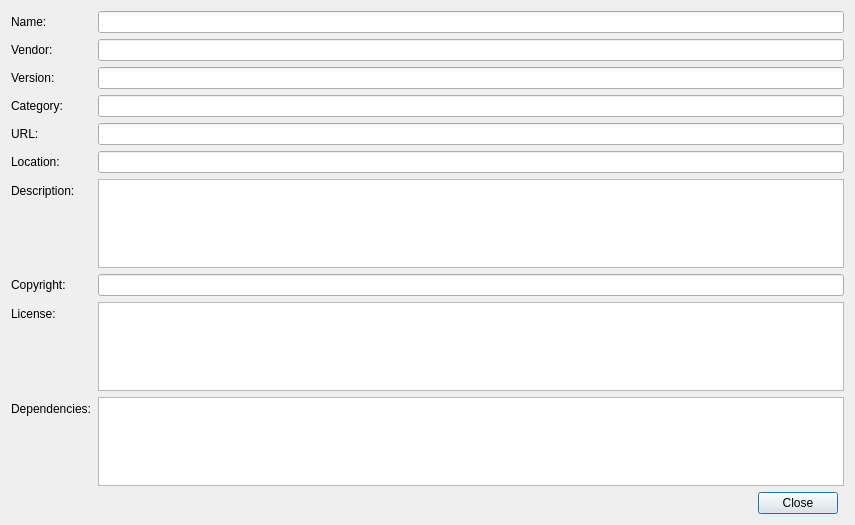
<?xml version="1.0" encoding="UTF-8"?>
<ui version="4.0">
 <class>Nedrysoft::ComponentSystem::ComponentDetailsDialog</class>
 <widget class="QDialog" name="Nedrysoft::ComponentSystem::ComponentDetailsDialog">
  <property name="geometry">
   <rect>
    <x>0</x>
    <y>0</y>
    <width>855</width>
    <height>525</height>
   </rect>
  </property>
  <property name="windowTitle">
   <string>Component Details</string>
  </property>
  <layout class="QGridLayout" name="gridLayout">
   <item row="0" column="0" rowspan="2" colspan="2">
    <layout class="QFormLayout" name="formLayout">
     <property name="fieldGrowthPolicy">
      <enum>QFormLayout::ExpandingFieldsGrow</enum>
     </property>
     <item row="0" column="0">
      <widget class="QLabel" name="nameLabel">
       <property name="text">
        <string>Name:</string>
       </property>
      </widget>
     </item>
     <item row="0" column="1">
      <widget class="QLineEdit" name="nameLineEdit">
       <property name="readOnly">
        <bool>true</bool>
       </property>
      </widget>
     </item>
     <item row="1" column="0">
      <widget class="QLabel" name="vendorLabel">
       <property name="text">
        <string>Vendor:</string>
       </property>
      </widget>
     </item>
     <item row="1" column="1">
      <widget class="QLineEdit" name="vendorLineEdit">
       <property name="readOnly">
        <bool>true</bool>
       </property>
      </widget>
     </item>
     <item row="2" column="0">
      <widget class="QLabel" name="versionLabel">
       <property name="text">
        <string>Version:</string>
       </property>
      </widget>
     </item>
     <item row="2" column="1">
      <widget class="QLineEdit" name="versionLineEdit">
       <property name="readOnly">
        <bool>true</bool>
       </property>
      </widget>
     </item>
     <item row="3" column="0">
      <widget class="QLabel" name="categoryLabel">
       <property name="text">
        <string>Category:</string>
       </property>
      </widget>
     </item>
     <item row="3" column="1">
      <widget class="QLineEdit" name="categoryLineEdit">
       <property name="readOnly">
        <bool>true</bool>
       </property>
      </widget>
     </item>
     <item row="4" column="0">
      <widget class="QLabel" name="URLLabel">
       <property name="text">
        <string>URL:</string>
       </property>
      </widget>
     </item>
     <item row="4" column="1">
      <widget class="QLineEdit" name="URLLineEdit">
       <property name="readOnly">
        <bool>true</bool>
       </property>
      </widget>
     </item>
     <item row="5" column="0">
      <widget class="QLabel" name="locationLabel">
       <property name="text">
        <string>Location:</string>
       </property>
      </widget>
     </item>
     <item row="5" column="1">
      <widget class="QLineEdit" name="locationLineEdit">
       <property name="readOnly">
        <bool>true</bool>
       </property>
      </widget>
     </item>
     <item row="6" column="0">
      <widget class="QLabel" name="descriptionLabel">
       <property name="text">
        <string>Description:</string>
       </property>
      </widget>
     </item>
     <item row="6" column="1">
      <widget class="QTextEdit" name="descriptionTextEdit">
       <property name="readOnly">
        <bool>true</bool>
       </property>
      </widget>
     </item>
     <item row="7" column="0">
      <widget class="QLabel" name="copyrightLabel">
       <property name="text">
        <string>Copyright:</string>
       </property>
      </widget>
     </item>
     <item row="7" column="1">
      <widget class="QLineEdit" name="copyrightLineEdit">
       <property name="readOnly">
        <bool>true</bool>
       </property>
      </widget>
     </item>
     <item row="8" column="0">
      <widget class="QLabel" name="licenseLabel">
       <property name="text">
        <string>License:</string>
       </property>
      </widget>
     </item>
     <item row="9" column="0">
      <widget class="QLabel" name="dependenciesLabel">
       <property name="text">
        <string>Dependencies:</string>
       </property>
      </widget>
     </item>
     <item row="8" column="1">
      <widget class="QTextEdit" name="licenseTextEdit">
       <property name="readOnly">
        <bool>true</bool>
       </property>
      </widget>
     </item>
     <item row="9" column="1">
      <widget class="QTextEdit" name="dependenciesTextEdit">
       <property name="readOnly">
        <bool>true</bool>
       </property>
      </widget>
     </item>
    </layout>
   </item>
   <item row="2" column="0">
    <widget class="QDialogButtonBox" name="buttonBox">
     <property name="orientation">
      <enum>Qt::Horizontal</enum>
     </property>
     <property name="standardButtons">
      <set>QDialogButtonBox::Close</set>
     </property>
    </widget>
   </item>
  </layout>
 </widget>
 <resources/>
 <connections>
  <connection>
   <sender>buttonBox</sender>
   <signal>accepted()</signal>
   <receiver>Nedrysoft::ComponentSystem::ComponentDetailsDialog</receiver>
   <slot>accept()</slot>
   <hints>
    <hint type="sourcelabel">
     <x>248</x>
     <y>254</y>
    </hint>
    <hint type="destinationlabel">
     <x>157</x>
     <y>274</y>
    </hint>
   </hints>
  </connection>
  <connection>
   <sender>buttonBox</sender>
   <signal>rejected()</signal>
   <receiver>Nedrysoft::ComponentSystem::ComponentDetailsDialog</receiver>
   <slot>reject()</slot>
   <hints>
    <hint type="sourcelabel">
     <x>316</x>
     <y>260</y>
    </hint>
    <hint type="destinationlabel">
     <x>286</x>
     <y>274</y>
    </hint>
   </hints>
  </connection>
 </connections>
</ui>
